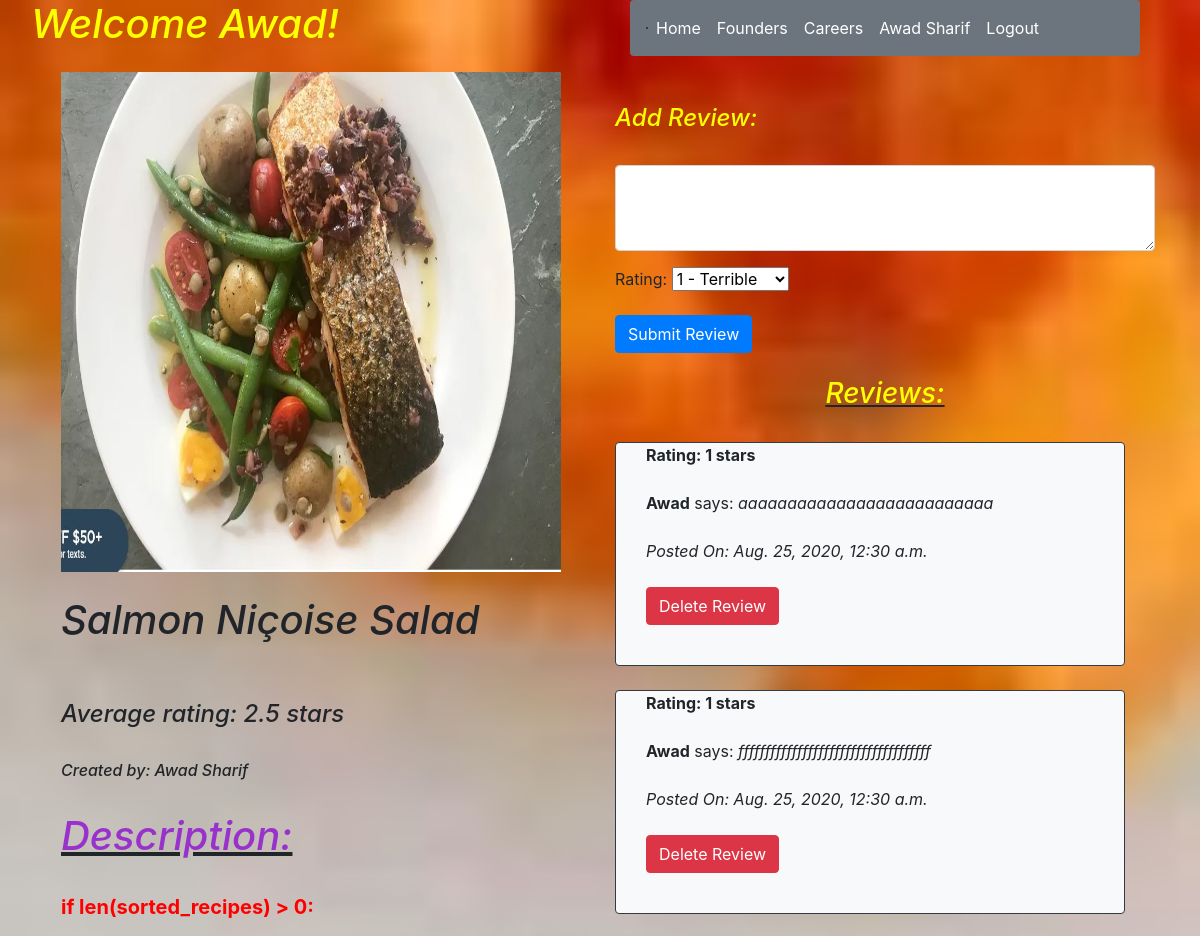
/recipe/info/15 (signed in, upper part), run on an earlier commit of the app's database.
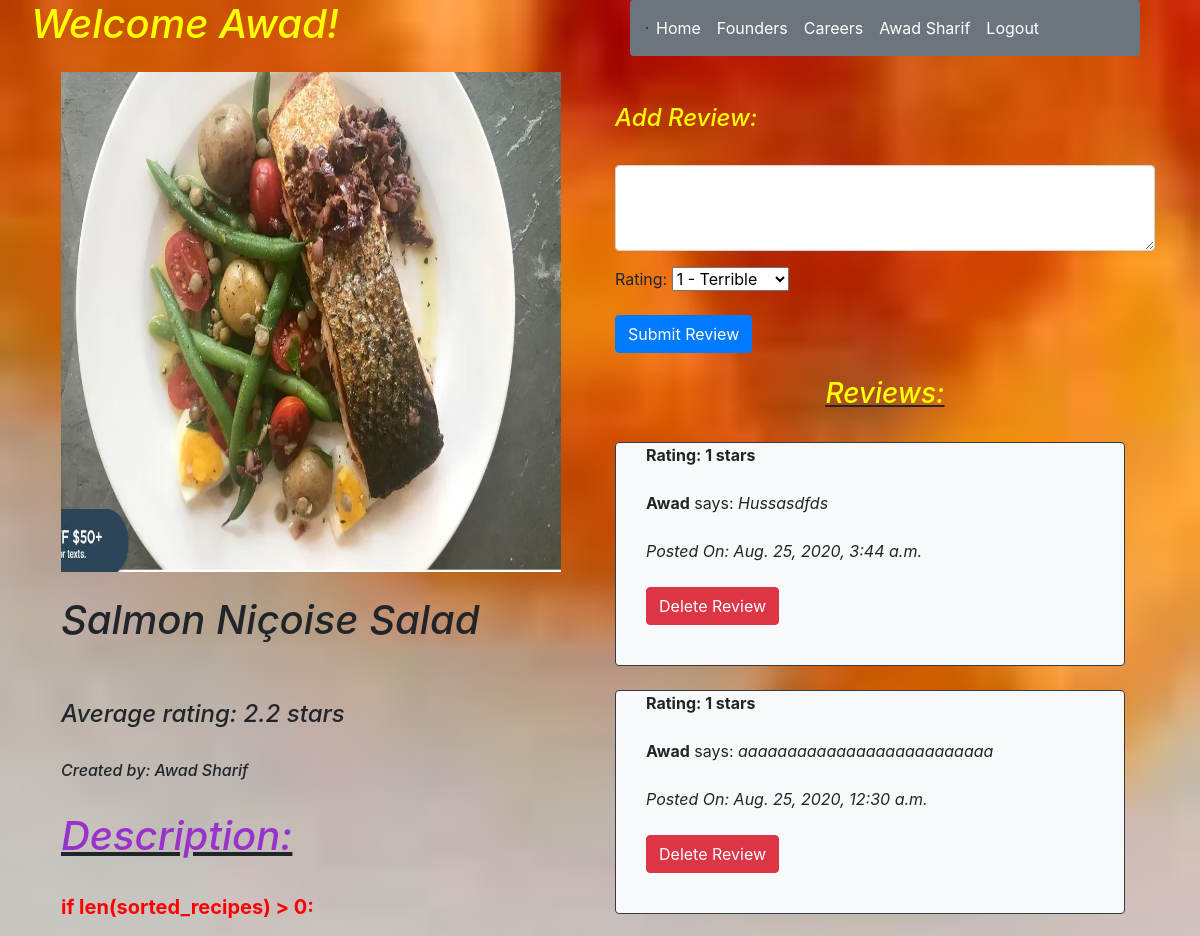
And on a later commit of the database.
### recipe_app/models.py (models this page shows)
class Reviews(models.Model):
    content = models.TextField()
    rating = models.IntegerField()
    reviewer = models.ForeignKey(User,related_name="reviews_of_user",on_delete = models.CASCADE)
    recipe = models.ForeignKey(Recipes,related_name="reviews_of_recipe",on_delete = models.CASCADE)
    created_at = models.DateTimeField(auto_now_add=True)
    updated_at = models.DateTimeField(auto_now=True)
    objects = Reviews_Manager()

class User(models.Model):
    first_name = models.CharField(max_length=255)
    last_name = models.CharField(max_length=255)
    email = models.EmailField(max_length=255)
    password = models.CharField(max_length=255)
    created_at = models.DateTimeField(auto_now_add=True)
    updated_at = models.DateTimeField(auto_now=True)
    profilepic = models.CharField(null=True, max_length=255)
    objects = UserManager()

### recipe_app/views.py (the view)
# urls.py: path('recipe/info/<int:id>', views.recipe_info),
def recipe_info(request,id):
    if 'userid' not in request.session:
        return redirect('/')
    recipe = Recipes.objects.get(id=id)
    ingredients = recipe.ingredients.split('\n')
    summary = recipe.summary.split('\n')
    steps = recipe.steps.split('\n')
    rating = 0
    for review in recipe.reviews_of_recipe.all():
        rating += review.rating
    if len(recipe.reviews_of_recipe.all()) > 0:
        average_rating = round(rating / len(recipe.reviews_of_recipe.all()),2)
    else:
        average_rating = 0
    context = {
        'user': User.objects.get(id=request.session['userid']),
        'recipe': Recipes.objects.get(id=id),
        'ingredients': ingredients,
        'summaries': summary,
        'steps': steps,
        "Reviews": recipe.reviews_of_recipe.all().order_by("-created_at"),
        "rating": average_rating
    }
    return render(request,'recipe_info.html',context)

### recipe_app/templates/recipe_info.html (shortened to what the changed rows need)
{% load static %}
<!DOCTYPE html>
<html lang="en">
    <head>
        <link rel="stylesheet" href="https://stackpath.bootstrapcdn.com/bootstrap/4.5.0/css/bootstrap.min.css">
        <link rel="stylesheet" type="text/css" href="/static/css/style.css">
    </head>
    <body class="recipe_info bg-light">
        <div class="container">
            <div class="row">
                <div class="col-6 px-3">
                    <div class="form-group row">
                        <em><h1 class="text">Welcome {{user.first_name}}!</h1></em>
                    </div>
                    <div class="col-12">
                        <br>
                        <em><strong><h1>{{recipe.name}}</h1></strong></em>
                        <br><br>
                        <em><h4>Average rating: {{rating}} stars</h4></em>
                        <br>
                        <br>
                        <br>
                        {% for summary in summaries %}
                            <b><p class="info">{{ summary }}</p></b>
                            <br>
                        {% endfor %}
                        <br>
                        {% for ingredient in ingredients %}
                            <br>
                        {% endfor %}
                        <br>
                        <br>
                        {% for step in steps %}
                            <br>
                        {% endfor %}
                        {% if user.id == recipe.owner.id %}
                            <br>
                        {% endif %}
                    </div>
                </div>
                <div class="col-6">
                    <br><br>
                    <br>
                        <br>
                        <div class="form-group row" id="reviews">
                            {% for review in Reviews %}
                                <br><br>
                                <div class="card-deck col-12 bg-dark-rounded ajax" id="{{review.id}}">
                                    <br><br><br><br>
                                    <div class="card mb-4 bg-light rounded border border-dark">
                                        <div class="col-12">
                                            <div class="col-12">
                                                <b>Rating: {{review.rating}} stars</b>
                                                <br><br>
                                                <strong>{{review.reviewer.first_name}}</strong> says: <em>{{review.content}}</em>
                                                <br><br>
                                                <em>Posted On: {{review.created_at}}</em>
                                                <br><br>
                                                {% if user.id == review.reviewer.id %}
                                                    <div class="form-group row">
                                                        <div class="col-12">
                                                            <form action="/review/delete" method="POST" class="delete_review" review="{{review.id}}">
                                                                <button type="submit" class="btn btn-danger">Delete Review</button>
                                                            </form>
                                                        </div>
                                                    </div>
                                                {% endif %}
                                            </div>
                                            <br>
                                        </div>
                                    </div>
                                </div>
                                <br><br>
                            {% endfor %}
                        </div>
                </div>
            </div>
        </div>
    </body>
</html>

What changed in the data, as far as the page shows it:
no longer on this page (row unchanged): Reviews: rating "1", reviewer.first_name "Awad", content "ffffffffffffffffffffffffffffffffffff", created_at "Aug. 25, 2020, 12:30 a.m."
added Reviews: rating "1", reviewer.first_name "Awad", content "Hussasdfds", created_at "Aug. 25, 2020, 3:44 a.m."
Also different on the page:
{{ rating }}: "2.5" → "2.2"
